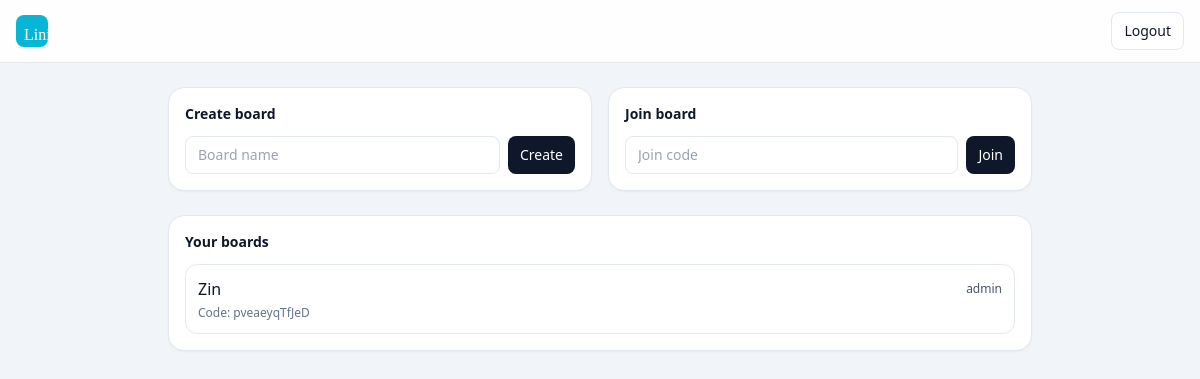
Page / (signed in) on the earlier database version.
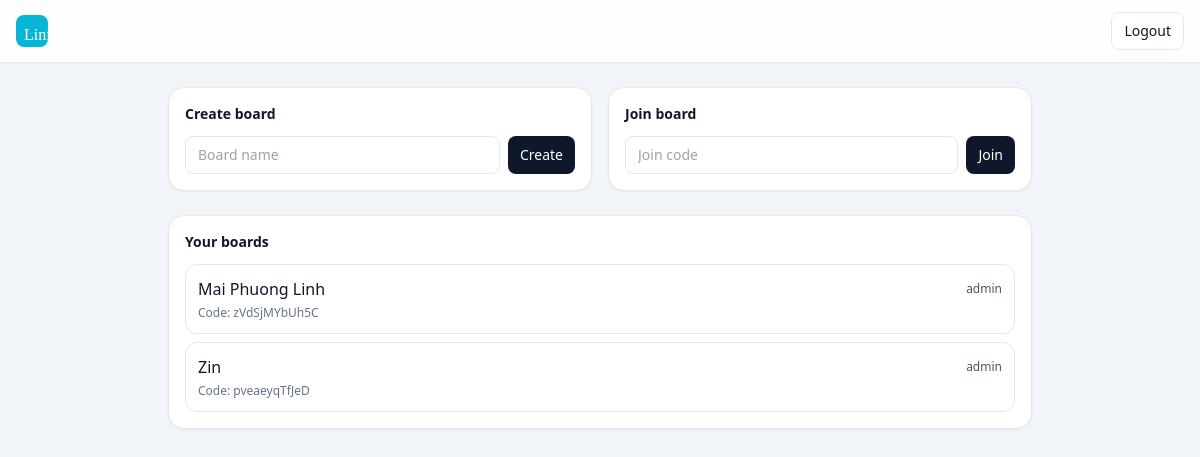
Same page on the later database version.
### board/models.py (models this page shows, shortened)
class BoardMember(models.Model):
    ROLE_ADMIN = "admin"
    ROLE_MENTOR = "mentor"
    ROLE_STUDENT = "student"
    ROLE_SPECTATOR = "spectator"
    ROLE_CHOICES = [
        (ROLE_ADMIN, "Admin"),
        (ROLE_MENTOR, "Mentor"),
        (ROLE_STUDENT, "Student"),
        (ROLE_SPECTATOR, "Spectator"),
    ]
    board = models.ForeignKey(Board, on_delete=models.CASCADE, related_name="members")
    user = models.ForeignKey(settings.AUTH_USER_MODEL, on_delete=models.CASCADE, related_name="board_memberships")
    role = models.CharField(max_length=12, choices=ROLE_CHOICES, default=ROLE_SPECTATOR)
    joined_at = models.DateTimeField(auto_now_add=True)
    class Meta:
        unique_together = [("board", "user")]

class Board(models.Model):
    name = models.CharField(max_length=120, default="Untitled board")
    created_by = models.ForeignKey(
        settings.AUTH_USER_MODEL,
        on_delete=models.CASCADE,
        related_name="created_boards",
    )
    join_code = models.CharField(max_length=16, unique=True, db_index=True)
    created_at = models.DateTimeField(auto_now_add=True)

### board/views.py (the view)
# urls.py: path("", views.home, name="home"),
@login_required
def home(request):
    memberships = BoardMember.objects.select_related("board").filter(user=request.user).order_by("-joined_at")
    create_form = CreateBoardForm()
    join_form = JoinBoardForm()
    return render(
        request,
        "board/home.html",
        {
            "memberships": memberships,
            "create_form": create_form,
            "join_form": join_form,
        },
    )

### board/forms.py
class CreateBoardForm(forms.Form):
    name = forms.CharField(max_length=120)

class JoinBoardForm(forms.Form):
    join_code = forms.CharField(max_length=16)

### board/templates/board/home.html (shortened to what this page needs)
<!doctype html>
<html lang="en">
<head>
  <script src="https://cdn.tailwindcss.com"></script>
</head>
<body class="min-h-screen bg-slate-100 text-slate-900">
  <header class="sticky top-0 z-40 border-b bg-white/90 backdrop-blur">
    <div class="mx-auto flex max-w-7xl items-center justify-between px-4 py-3">
      <div class="flex items-center gap-3">
        <a href="{% url 'board:home' %}"><div class="h-8 w-8 rounded-lg bg-cyan-500 font-serif text-white p-2">Lini</div></a>
      </div>
      <div class="flex items-center gap-2">
        <a class="rounded-lg border border-slate-200 bg-white px-3 py-2 text-sm hover:bg-slate-50" href="{% url 'board:logout' %}">Logout</a>
      </div>
    </div>
  </header>
  <main class="mx-auto max-w-4xl px-4 py-6 space-y-6">
    <div class="grid gap-4 md:grid-cols-2">
      <div class="rounded-2xl border border-slate-200 bg-white p-4 shadow-sm">
        <div class="text-sm font-semibold">Create board</div>
        <div class="mt-3 flex gap-2">
          <input id="boardName" class="flex-1 rounded-lg border border-slate-200 bg-white px-3 py-2 text-sm outline-none focus:border-slate-400" placeholder="Board name" />
          <button id="createBoardBtn" class="rounded-lg bg-slate-900 px-3 py-2 text-sm font-medium text-white hover:bg-slate-800">Create</button>
        </div>
      </div>
      <div class="rounded-2xl border border-slate-200 bg-white p-4 shadow-sm">
        <div class="text-sm font-semibold">Join board</div>
        <div class="mt-3 flex gap-2">
          <input id="joinCode" class="flex-1 rounded-lg border border-slate-200 bg-white px-3 py-2 text-sm outline-none focus:border-slate-400" placeholder="Join code" />
          <button id="joinBoardBtn" class="rounded-lg bg-slate-900 px-3 py-2 text-sm font-medium text-white hover:bg-slate-800">Join</button>
        </div>
      </div>
    </div>
    <div class="rounded-2xl border border-slate-200 bg-white p-4 shadow-sm">
      <div class="text-sm font-semibold">Your boards</div>
      <div class="mt-3 space-y-2">
        {% for m in memberships %}
          <a class="block rounded-xl border border-slate-200 bg-white px-3 py-3 hover:bg-slate-50"
             href="{% url 'board:board_view' m.board.id %}">
            <div class="flex items-center justify-between">
              <div class="font-medium">{{ m.board.name }}</div>
              <div class="text-xs text-slate-600">{{ m.role }}</div>
            </div>
            <div class="mt-1 text-xs text-slate-500">Code: {{ m.board.join_code }}</div>
          </a>
        {% empty %}
          <div class="text-sm text-slate-600">No boards yet.</div>
        {% endfor %}
      </div>
    </div>
  </main>
</body>
</html>

Differences in the rows shown:
added BoardMember: board.name "Mai Phuong Linh", role "admin", board.join_code "zVdSjMYbUh5C"
